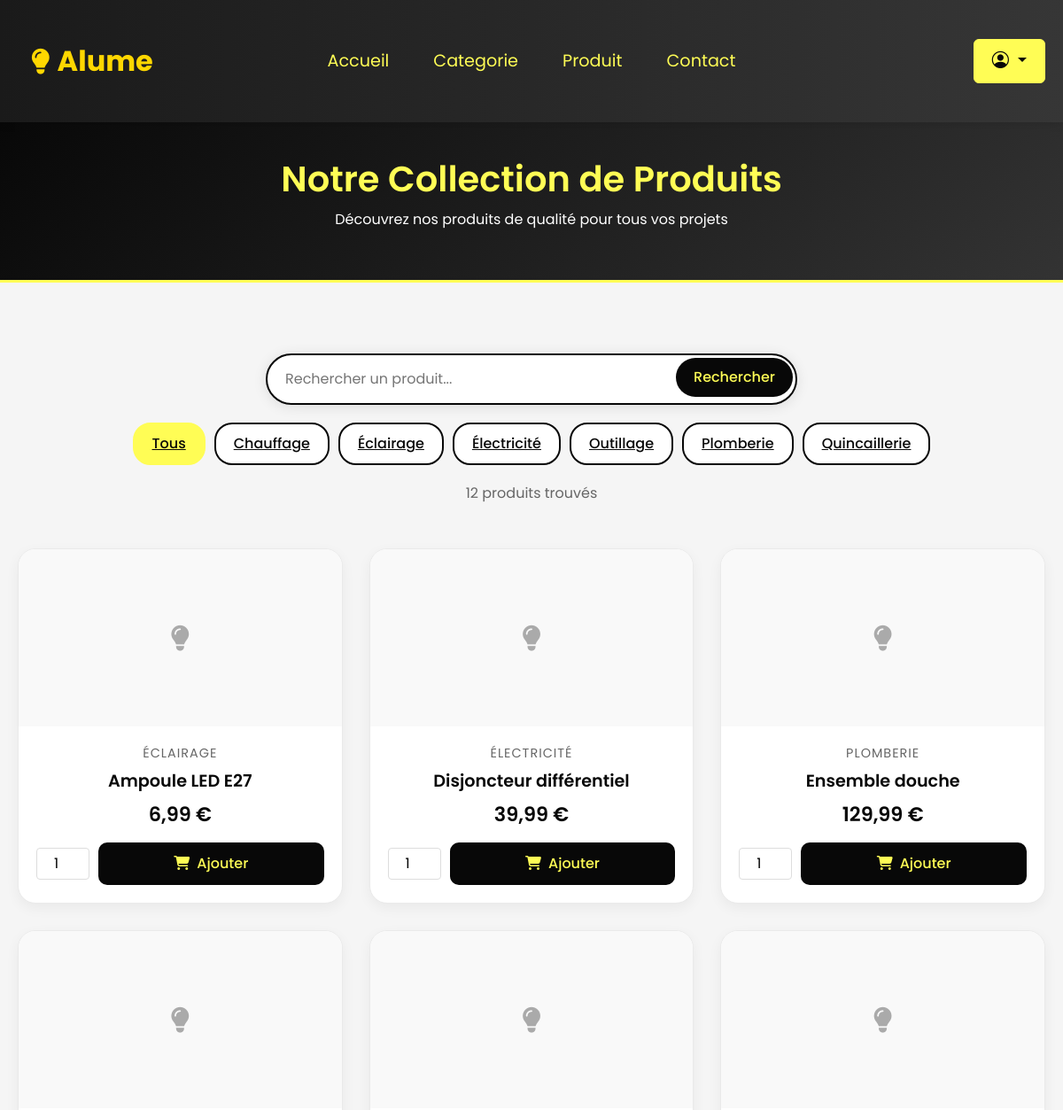
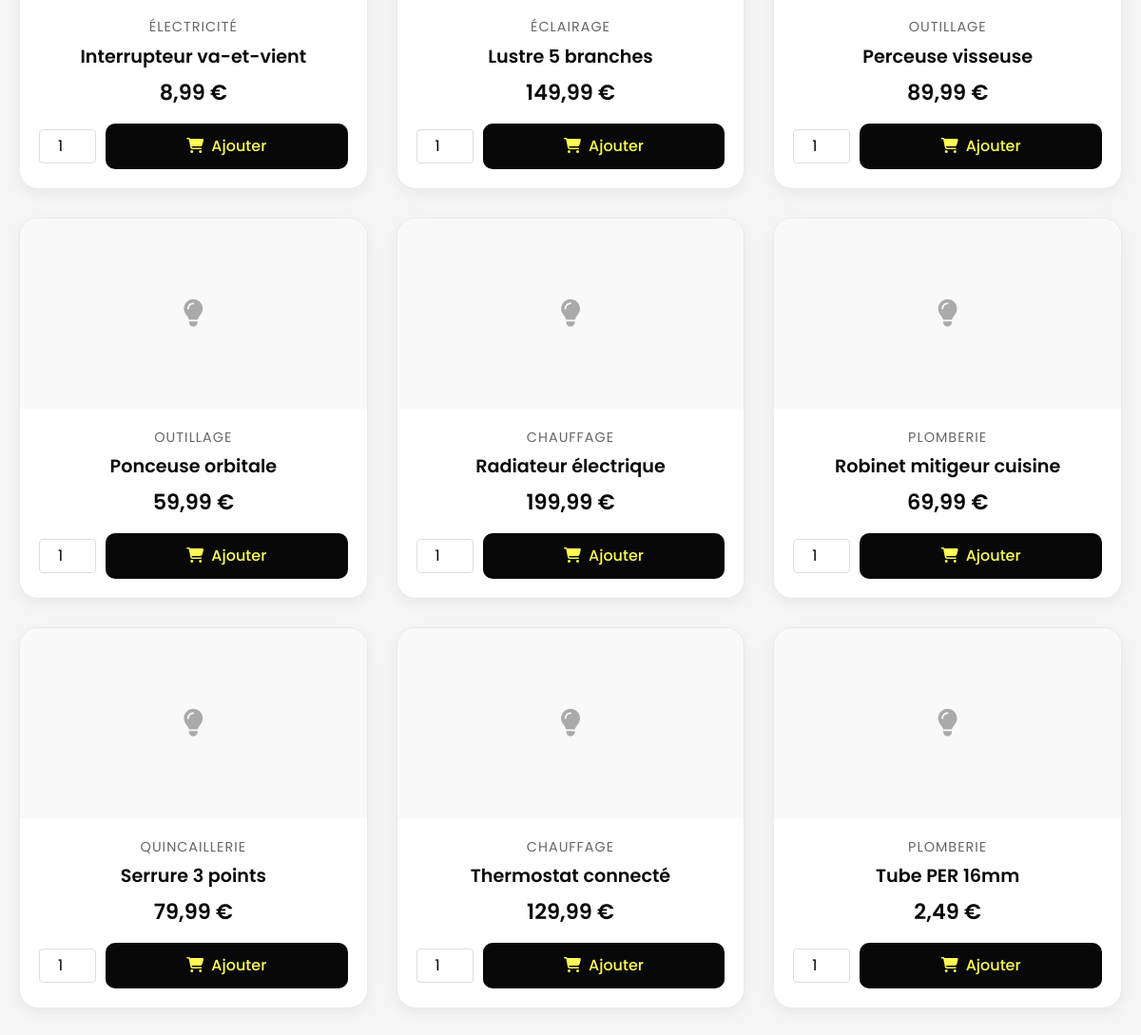
/index.php?page=produit, run on the app's committed database (2 pictures, top to bottom).
### tables this page shows
create table produit(
	idproduit int(6) not null AUTO_INCREMENT,
	nomproduit varchar(50),
	prix_unit decimal(8,2),
	categorie varchar(50),
	image varchar(255) DEFAULT 'default_product.jpg',
	description text,
	constraint pk_produit primary key (idproduit)
);

### modele/modele.class.php (called while the page is built, shortened)
<?php
class Modele {
	private $unPdo ;
	public function __construct(){
		$serveur = "localhost";
		$bdd = "ALUME";
		$user = "root";
		$mdp = "";
		try{
		$this->unPdo = new PDO("mysql:host=".$serveur.";dbname=".$bdd,$user, $mdp);
		}
		catch(PDOException $exp){
			echo "Erreur de connexion à la BDD";
		}
	}
	public function selectAllProduitsFrontend(){
		$requete = "select * from produit order by nomproduit;";
		$exec = $this->unPdo->prepare($requete);
		$exec->execute();
		return $exec->fetchAll();
	}
	public function selectDistinctCategories(){
		$requete = "select distinct categorie from produit order by categorie;";
		$exec = $this->unPdo->prepare($requete);
		$exec->execute();
		return $exec->fetchAll();
	}
}
?>

### controleur/controleur.class.php (called while the page is built, shortened)
<?php
	require_once ("modele/modele.class.php");
	class Controleur {
		private $unModele ;
		public function   __construct(){
			$this->unModele = new Modele ();
		}
		public function selectAllProduitsFrontend(){
			return $this->unModele->selectAllProduitsFrontend();
		}
		public function selectDistinctCategories(){
			return $this->unModele->selectDistinctCategories();
		}
	}
?>

### vue/partie_utilisateur/produits.php (the view, shortened to what this page needs)
<?php
require_once("modele/modele.class.php");
require_once("controleur/controleur.class.php");
$unControleur = new Controleur();
$categories = $unControleur->selectDistinctCategories();
if (isset($_GET['categorie']) && !empty($_GET['categorie'])) {
    $produits = $unControleur->selectProduitsByCategorie($_GET['categorie']);
    $categorieActuelle = $_GET['categorie'];
} elseif (isset($_GET['search']) && !empty($_GET['search'])) {
    $produits = $unControleur->searchProduits($_GET['search']);
    $searchTerm = $_GET['search'];
} else {
    $produits = $unControleur->selectAllProduitsFrontend();
}
?>
<!DOCTYPE html>
<html lang="fr">
<head>
    <link href="https://cdn.jsdelivr.net/npm/bootstrap@5.3.0/dist/css/bootstrap.min.css" rel="stylesheet">
    <link rel="stylesheet" href="https://cdnjs.cloudflare.com/ajax/libs/font-awesome/6.0.0/css/all.min.css">
</head>
<body>
    <div class="header">
        <h1>Notre Collection de Produits</h1>
        <p>Découvrez nos produits de qualité pour tous vos projets</p>
    </div>
    <div class="container">
        <form action="index.php" method="GET" class="search-form">
            <div class="search-bar">
                <input type="text" name="search" class="search-input" placeholder="Rechercher un produit..."
                       value="<?php echo isset($searchTerm) ? htmlspecialchars($searchTerm) : ''; ?>">
                <button type="submit" class="search-button">Rechercher</button>
            </div>
        </form>
        <div class="filters">
            <a href="index.php?page=produit" class="filter-btn <?php echo !isset($categorieActuelle) ? 'active' : ''; ?>">
                Tous
            </a>
            <?php foreach($categories as $categorie): ?>
                <a href="index.php?page=produit&categorie=<?php echo urlencode($categorie['categorie']); ?>"
                   class="filter-btn <?php echo (isset($categorieActuelle) && $categorieActuelle == $categorie['categorie']) ? 'active' : ''; ?>">
                    <?php echo htmlspecialchars($categorie['categorie']); ?>
                </a>
            <?php endforeach; ?>
        </div>
        <div class="products-count">
            <?php
            $count = count($produits);
            echo $count . " produit" . ($count > 1 ? "s" : "") . " trouvé" . ($count > 1 ? "s" : "");
            ?>
        </div>
        <div class="products-grid">
            <?php if(count($produits) > 0): ?>
                <?php foreach($produits as $produit): ?>
                    <div class="product-card">
                        <div class="product-image">
                            <i class="fas fa-lightbulb"></i>
                        </div>
                        <div class="product-info">
                            <div class="product-category"><?php echo htmlspecialchars($produit['categorie']); ?></div>
                            <h3 class="product-title"><?php echo htmlspecialchars($produit['nomproduit']); ?></h3>
                            <div class="product-price"><?php echo number_format($produit['prix_unit'], 2, ',', ' '); ?> €</div>
                            <form method="post" action="index.php?page=produit<?php echo isset($categorieActuelle) ? '&categorie=' . urlencode($categorieActuelle) : ''; ?>" class="product-card-form">
                                <div class="product-actions">
                                    <input type="number" name="quantite" value="1" min="1" max="99" class="product-quantity">
                                    <button type="submit" name="add_to_cart" class="add-to-cart">
                                        <i class="fas fa-shopping-cart me-2"></i>Ajouter
                                    </button>
                                </div>
                            </form>
                        </div>
                    </div>
                <?php endforeach; ?>
            <?php else: ?>
                <div class="no-products">
                    <p>Aucun produit ne correspond à votre recherche.</p>
                </div>
            <?php endif; ?>
        </div>
    </div>
</body>
</html>

### index.php (style rules this page uses)
.fas.fa-lightbulb { font-size: 1.8rem !important; }

### vue/partie_utilisateur/produits.php (style rules this page uses)
* { margin: 0; padding: 0; box-sizing: border-box; font-family: 'Poppins', sans-serif; }
body { background: #f5f5f5; }
.container { max-width: 1400px; margin: 0 auto; padding: 20px; }
.header { text-align: center; padding: 40px 0; background: linear-gradient(135deg, #080808, #333333); color: white; margin-bottom: 40px; border-bottom: 3px solid #FFFD55; }
.header h1 { font-weight: 600; color: #FFFD55; margin-bottom: 10px; }
.search-bar { max-width: 600px; margin: 20px auto; position: relative; }
.search-input { width: 100%; padding: 15px 20px; border: 2px solid #080808; border-radius: 30px; box-shadow: 0 2px 15px rgba(0,0,0,0.1); font-size: 16px; transition: all 0.3s ease; }
.search-button { position: absolute; right: 5px; top: 5px; padding: 10px 20px; background-color: #080808; color: #FFFD55; border: none; border-radius: 25px; cursor: pointer; font-weight: 500; transition: all 0.3s ease; }
.filters { display: flex; gap: 10px; margin: 20px 0; flex-wrap: wrap; justify-content: center; }
.filter-btn { padding: 10px 20px; border: 2px solid #080808; border-radius: 20px; background: white; color: #080808; cursor: pointer; transition: all 0.3s ease; font-weight: 500; }
.filter-btn.active { background: #FFFD55; color: #080808; border-color: #FFFD55; }
.products-grid { display: grid; grid-template-columns: repeat(auto-fill, minmax(300px, 1fr)); gap: 30px; padding: 20px 0; }
.product-card { background: white; border-radius: 20px; overflow: hidden; transition: all 0.3s ease; position: relative; border: 1px solid #eaeaea; box-shadow: 0 5px 15px rgba(0,0,0,0.05); }
.product-image { width: 100%; height: 200px; object-fit: cover; background-color: #f9f9f9; display: flex; justify-content: center; align-items: center; color: #aaa; font-size: 24px; }
.product-info { padding: 20px; }
.product-category { color: #666; font-size: 0.9em; margin-bottom: 8px; text-transform: uppercase; letter-spacing: 1px; }
.product-title { font-size: 1.2em; margin-bottom: 10px; color: #080808; font-weight: 600; }
.product-price { font-size: 1.4em; font-weight: 600; color: #080808; margin-bottom: 15px; }
.add-to-cart { width: 100%; padding: 12px; background: #080808; color: #FFFD55; border: none; border-radius: 10px; cursor: pointer; transition: background 0.3s ease; font-weight: 500; }
.products-count { text-align: center; margin: 10px 0 30px; color: #666; }
.product-quantity { width: 60px; text-align: center; margin-right: 10px; border: 1px solid #ddd; border-radius: 4px; padding: 5px; }
.product-actions { display: flex; align-items: center; margin-top: 10px; }
.product-card-form { margin-top: 15px; }

### data on the page
produit: categorie "ÉCLAIRAGE", nomproduit "Ampoule LED E27", prix_unit "6,99"
produit: categorie "ÉLECTRICITÉ", nomproduit "Disjoncteur différentiel", prix_unit "39,99"
produit: categorie "PLOMBERIE", nomproduit "Ensemble douche", prix_unit "129,99"
produit: categorie "ÉLECTRICITÉ", nomproduit "Interrupteur va-et-vient", prix_unit "8,99"
produit: categorie "ÉCLAIRAGE", nomproduit "Lustre 5 branches", prix_unit "149,99"
produit: categorie "OUTILLAGE", nomproduit "Perceuse visseuse", prix_unit "89,99"
produit: categorie "OUTILLAGE", nomproduit "Ponceuse orbitale", prix_unit "59,99"
produit: categorie "CHAUFFAGE", nomproduit "Radiateur électrique", prix_unit "199,99"
produit: categorie "PLOMBERIE", nomproduit "Robinet mitigeur cuisine", prix_unit "69,99"
produit: categorie "QUINCAILLERIE", nomproduit "Serrure 3 points", prix_unit "79,99"
produit: categorie "CHAUFFAGE", nomproduit "Thermostat connecté", prix_unit "129,99"
produit: categorie "PLOMBERIE", nomproduit "Tube PER 16mm", prix_unit "2,49"

### other printed values
$categorie['categorie'] "Chauffage"
$categorie['categorie'] "Éclairage"
$categorie['categorie'] "Électricité"
$categorie['categorie'] "Outillage"
$categorie['categorie'] "Plomberie"
$categorie['categorie'] "Quincaillerie"
$count "12"
